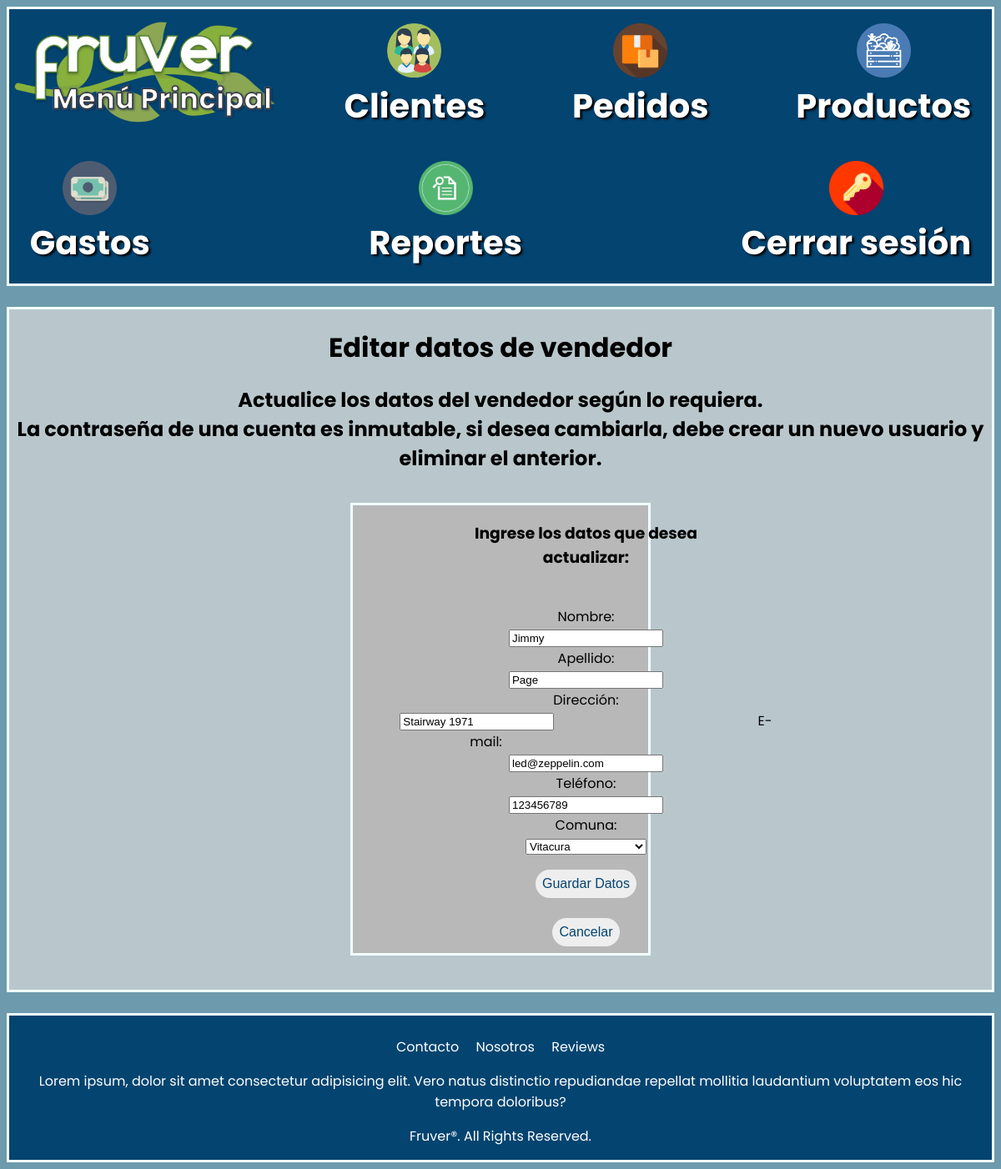
Page /mainmenu/gestionarvendedor/editarvendedor/1 (signed in) on the committed database.
### Home/models.py (models this page shows, shortened)
class Usuario(AbstractBaseUser, PermissionsMixin):
    nombre_usuario = models.CharField(max_length=30)
    apellido_usuario = models.CharField(max_length=30)
    email_usuario = models.EmailField(max_length=50, unique=True)
    password = models.CharField(max_length=255)
    telefono_usuario = models.CharField(max_length=12)
    domicilio_usuario = models.CharField(max_length=50)
    comuna = models.ForeignKey('Comuna', null=True, on_delete=models.SET_NULL)
    is_staff = models.BooleanField(default=False)
    is_active = models.BooleanField(default=True)
    objects = CustomAccountManager()
    USERNAME_FIELD = 'email_usuario'
    REQUIRED_FIELDS = ['nombre_usuario', 'apellido_usuario', 'password', 'telefono_usuario', 'domicilio_usuario']

### Home/views.py (the view)
# urls.py: path('mainmenu/gestionarvendedor/editarvendedor/<usuario_id>', views.editarvendedor, name='fruver-editarvendedor'), #editar datos de vendedores
@login_required(login_url='fruver-acceso')
def editarvendedor(request, usuario_id):
    current_user = request.user
    if current_user.is_staff != 1:
        return redirect('fruver-home')
    usuario = Usuario.objects.get(pk=usuario_id)
    form = FormularioEditarVendedor(request.POST or None, instance=usuario)
    if form.is_valid():
        form.save()
        user = form.cleaned_data.get('nombre_usuario')
        messages.success(request,'¡Los datos del vendedor ' + user + ' han sido actualizados con éxito!')
        return redirect('fruver-gestionarvendedor')
    context = {'usuario': usuario, 'form': form}
    return render(request, 'Home/editarvendedor.html', context)

### Home/models.py (called while the page is built)
    def __str__(self):
        return self.nombre_comuna

### Pedidos/context_processor.py (called while the page is built)
def total_pedido(request):
    total = 0
    if request.user.is_authenticated:
        if "carrito" in request.session.keys():
            for key, value in request.session["carrito"].items():
                total += int(value["subtotal"])
    return {"total_pedido": total}

### Home/templates/Home/editarvendedor.html (shortened to what this page needs)
{% extends "Home/mainmenu.html" %}
{% load static %}
{% block stylesheet %}
<link rel="stylesheet" href="{% static 'Home/styles/editarvendedor.css' %}">
{% endblock stylesheet %}
{% block content %}
    <h1>Editar datos de vendedor</h1>
    <h2>Actualice los datos del vendedor según lo requiera.<br>
        La contraseña de una cuenta es inmutable, si desea cambiarla, debe crear un nuevo usuario y eliminar el anterior.
    </h2>
    <div class="alignment">
        <div class="databox">
            <h3>Ingrese los datos que desea actualizar:</h3><br>
            <form action="" method="post" >
                <label for="firstname">Nombre:</label><br>
                {{form.nombre_usuario}}
                <label for="lastname">Apellido:</label><br>
                {{form.apellido_usuario}}
                <label for="address">Dirección:</label><br>
                {{form.domicilio_usuario}}
                <label for="email">E-mail:</label><br>
                {{form.email_usuario}}
                <label for="phone">Teléfono:</label><br>
                {{form.telefono_usuario}}
                <label for="comuna">Comuna:</label><br>
                {{form.comuna}}
                <button type="submit" id="submit">Guardar Datos</button>
            </form>
            <a href="/mainmenu/gestionarvendedor"><button type="button" id="cancel">Cancelar</button></a>
        </div>
    </div><br>
{% endblock content %}

### Home/static/Home/styles/mainmenu.css (style rules this page uses)
body { font-family: 'Poppins', sans-serif; background-color: #6d9aac; }

### Home/static/Home/styles/editarvendedor.css (style rules this page uses)
.alignment { display: flex; flex-flow: row wrap; justify-content: center; align-items: center; }
.databox { margin: 1rem; width: 30%; height: 40%; background-color: rgb(184, 184, 184); border: solid 0.2rem azure; display: flex; flex-flow: column wrap; justify-content: center; align-items: center; }
label { margin: 15rem; }
button { background-color: rgb(238, 238, 238); margin: 1rem 10rem 0.5rem; border: none; padding: 0.5rem; font-size: 1rem; border-radius: 2rem; color: rgb(3, 68, 112); cursor: pointer; }

### rows in the picture
Usuario: nombre_usuario "Jimmy", apellido_usuario "Page", domicilio_usuario "Stairway 1971", email_usuario "led@zeppelin.com", telefono_usuario "123456789", comuna "Vitacura"
